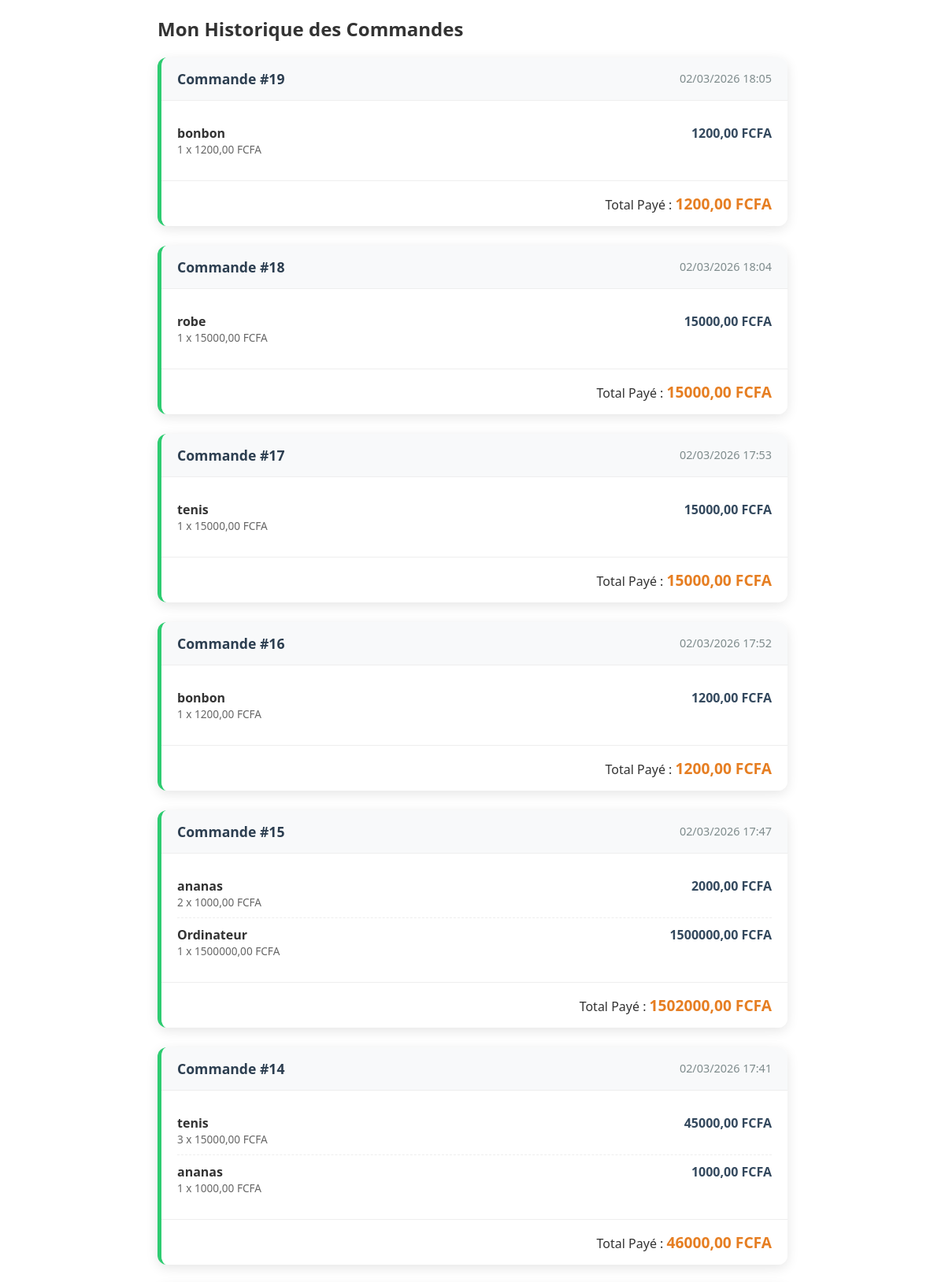
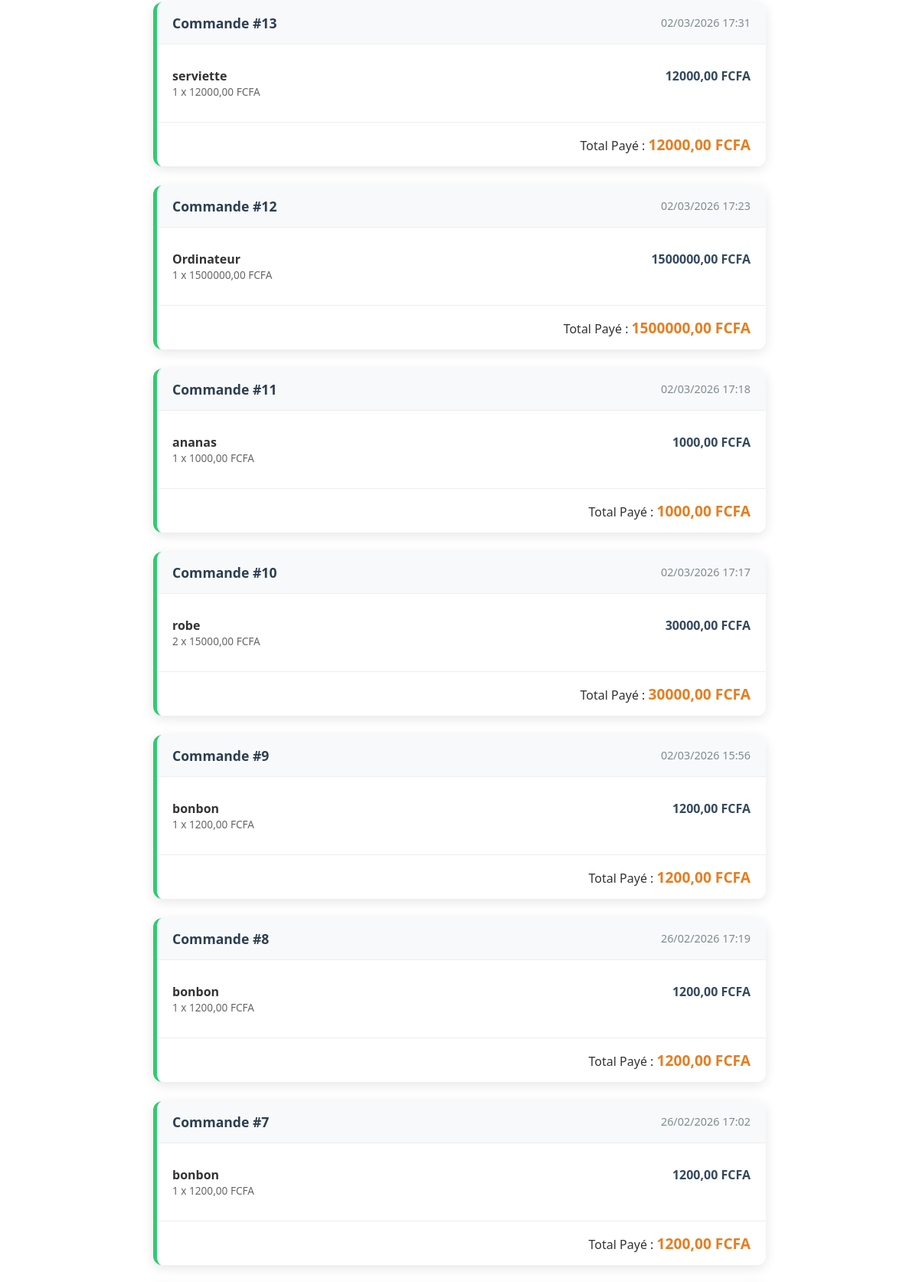
Page /panier/historique/ (upper part) on the committed database (2 pictures, top to bottom).
### panier/models.py (models this page shows, shortened)
class Commande(models.Model):
    MODE_PAIEMENT_CHOICES = [
        ('livraison', 'Paiement à la livraison'),
        ('momo', 'MTN Mobile Money'),
        ('orange', 'Orange Money'),
    ]
    STATUT_CHOICES = [
        ('attente', 'En attente'),
        ('paye', 'Payée'),
        ('livree', 'Livrée'),
    ]
    date = models.DateTimeField(auto_now_add=True)
    total = models.DecimalField(max_digits=10, decimal_places=2)
    mode_paiement = models.CharField(
        max_length=20,
        choices=MODE_PAIEMENT_CHOICES,
        default='livraison'
    )
    statut = models.CharField(
        max_length=20,
        choices=STATUT_CHOICES,
        default='attente'
    )

class LigneCommande(models.Model):
    commande = models.ForeignKey(
        Commande,
        on_delete=models.CASCADE,
        related_name='lignes'
    )
    produit = models.ForeignKey(Produit, on_delete=models.CASCADE)
    quantite = models.PositiveIntegerField()
    prix = models.DecimalField(max_digits=10, decimal_places=2)
    def total_ligne(self):
        return self.quantite * self.prix

### produits/models.py (models this page shows, shortened)
class Produit(models.Model):
    categorie = models.ForeignKey(Categorie, on_delete=models.SET_NULL, null=True, blank=True, related_name='produits')
    nom = models.CharField(max_length=200)
    prix = models.PositiveIntegerField(verbose_name="Prix (FCFA)") # Changé en entier pour les FCFA
    description = models.TextField()
    image = models.ImageField(upload_to='produits/', blank=True, null=True)
    disponible = models.BooleanField(default=True)
    cree_le = models.DateTimeField(auto_now_add=True)

### panier/views.py (the view)
# urls.py: path('historique/', views.historique_commandes, name='historique_commandes'),
def historique_commandes(request):
    commandes = Commande.objects.all().order_by('-date')
    return render(request, 'panier/historique.html', {
        'commandes': commandes
    })

### panier/context_processors.py (called while the page is built)
def panier_global(request):
    articles = Panier.objects.all()
    nombre_total = sum(item.quantite for item in articles)
    return {
        'compteur_panier': nombre_total
    }

### panier/templates/panier/historique.html (shortened to what this page needs)
<div class="order-history-container">
    <h2> Mon Historique des Commandes</h2>
    {% for commande in commandes %}
    <div class="order-card">
        <div class="order-header">
            <span class="order-id">Commande #{{ commande.id }}</span>
            <span class="order-date"> {{ commande.date|date:"d/m/Y H:i" }}</span>
        </div>
        <div class="order-body">
            <ul class="product-list">
                {% for ligne in commande.lignes.all %}
                <li class="product-item">
                    <div class="product-info">
                        <span class="product-name">{{ ligne.produit.nom }}</span>
                        <span class="product-details">{{ ligne.quantite }} x {{ ligne.prix }} FCFA</span>
                    </div>
                    <div class="line-total">
                        {{ ligne.total_ligne }} FCFA
                    </div>
                </li>
                {% endfor %}
            </ul>
        </div>
        <div class="order-footer">
            <span>Total Payé : </span>
            <span class="total-amount">{{ commande.total }} FCFA</span>
        </div>
    </div>
    {% empty %}
    <div class="empty-state">
        <p>Vous n'avez pas encore passé de commande.</p>
    </div>
    {% endfor %}
</div>

### panier/templates/panier/historique.html (style rules this page uses)
.order-history-container { font-family: 'Segoe UI', Tahoma, Geneva, Verdana, sans-serif; max-width: 800px; margin: 20px auto; color: #333; }
.order-card { background: #fff; border-radius: 12px; box-shadow: 0 4px 15px rgba(0,0,0,0.1); margin-bottom: 25px; overflow: hidden; border-left: 5px solid #2ecc71; }
.order-header { background: #f8f9fa; padding: 15px 20px; display: flex; justify-content: space-between; align-items: center; border-bottom: 1px solid #eee; }
.order-id { font-weight: bold; color: #2c3e50; font-size: 1.1em; }
.order-date { color: #7f8c8d; font-size: 0.9em; }
.order-body { padding: 20px; }
.product-list { list-style: none; padding: 0; margin: 0; }
.product-item { display: flex; justify-content: space-between; padding: 10px 0; border-bottom: 1px dashed #eee; }
.product-item:last-child { border-bottom: none; }
.product-info { flex-grow: 1; }
.product-name { font-weight: 600; display: block; }
.product-details { font-size: 0.85em; color: #666; }
.line-total { font-weight: bold; color: #34495e; }
.order-footer { padding: 15px 20px; background: #fff; text-align: right; border-top: 1px solid #eee; }
.total-amount { font-size: 1.2em; color: #e67e22; font-weight: 800; }

### rows in the picture
Commande: id "19", date "02/03/2026 18:05", total "1200,00"
LigneCommande: produit.nom "bonbon", quantite "1", prix "1200,00", total_ligne "1200,00"
Commande: id "18", date "02/03/2026 18:04", total "15000,00"
LigneCommande: produit.nom "robe", quantite "1", prix "15000,00", total_ligne "15000,00"
Commande: id "17", date "02/03/2026 17:53", total "15000,00"
LigneCommande: produit.nom "tenis", quantite "1", prix "15000,00", total_ligne "15000,00"
Commande: id "16", date "02/03/2026 17:52", total "1200,00"
LigneCommande: produit.nom "bonbon", quantite "1", prix "1200,00", total_ligne "1200,00"
Commande: id "15", date "02/03/2026 17:47", total "1502000,00"
LigneCommande: produit.nom "ananas", quantite "2", prix "1000,00", total_ligne "2000,00"
LigneCommande: produit.nom "Ordinateur", quantite "1", prix "1500000,00", total_ligne "1500000,00"
Commande: id "14", date "02/03/2026 17:41", total "46000,00"
LigneCommande: produit.nom "tenis", quantite "3", prix "15000,00", total_ligne "45000,00"
LigneCommande: produit.nom "ananas", quantite "1", prix "1000,00", total_ligne "1000,00"
Commande: id "13", date "02/03/2026 17:31", total "12000,00"
LigneCommande: produit.nom "serviette", quantite "1", prix "12000,00", total_ligne "12000,00"
Commande: id "12", date "02/03/2026 17:23", total "1500000,00"
LigneCommande: produit.nom "Ordinateur", quantite "1", prix "1500000,00", total_ligne "1500000,00"
Commande: id "11", date "02/03/2026 17:18", total "1000,00"
LigneCommande: produit.nom "ananas", quantite "1", prix "1000,00", total_ligne "1000,00"
Commande: id "10", date "02/03/2026 17:17", total "30000,00"
LigneCommande: produit.nom "robe", quantite "2", prix "15000,00", total_ligne "30000,00"
Commande: id "9", date "02/03/2026 15:56", total "1200,00"
LigneCommande: produit.nom "bonbon", quantite "1", prix "1200,00", total_ligne "1200,00"
Commande: id "8", date "26/02/2026 17:19", total "1200,00"
LigneCommande: produit.nom "bonbon", quantite "1", prix "1200,00", total_ligne "1200,00"
Commande: id "7", date "26/02/2026 17:02", total "1200,00"
LigneCommande: produit.nom "bonbon", quantite "1", prix "1200,00", total_ligne "1200,00"
